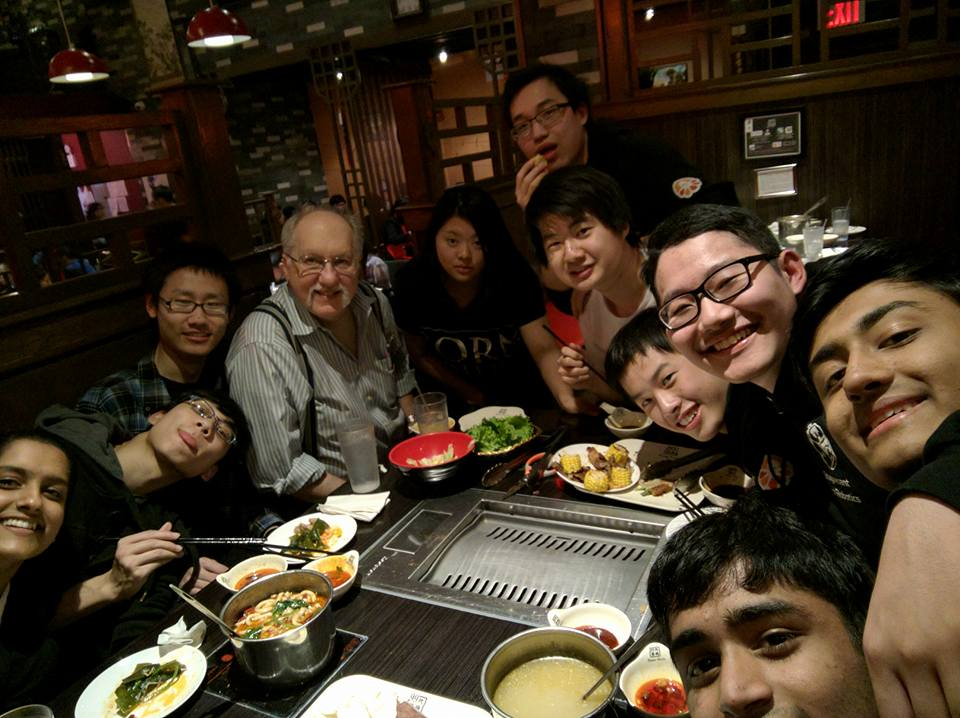
#> input picture ZR.jpg, 960 x 718 px, given in place of the camera
$ python detect_motion.py
#> lines starting #> are read from the running program, lines starting #| are printed output that depends on the picture
import argparse
import datetime
import imutils
import time
import cv2
import subprocess


ap = argparse.ArgumentParser()
ap.add_argument("-v", "--video", help="path to the video file")
ap.add_argument("-a", "--min-area", type=int, default=500, help="minimum area size")
args = vars(ap.parse_args())

# if the video argument is None, then we are reading from webcam
if args.get("video", None) is None:
    camera = cv2.VideoCapture(0)
    time.sleep(0.25)

# otherwise, we are reading from a video file
else:
    camera = cv2.VideoCapture(args["video"])

# initialize the first frame in the video stream
firstFrame = None

# loop over the frames of the video
while True:
    # grab the current frame and initialize the occupied/unoccupied
    # text
    (grabbed, frame) = camera.read()
#> frame is the input picture: shape (718, 960, 3); mean B, G, R 37.2, 52.3, 65.2
    text = "Unoccupied"

    # if the frame could not be grabbed, then we have reached the end
    # of the video
    if not grabbed:
        break

    # resize the frame, convert it to grayscale, and blur it
    frame = imutils.resize(frame, width=500)
#> frame: shape (373, 500, 3)
    gray = cv2.cvtColor(frame, cv2.COLOR_BGR2GRAY)
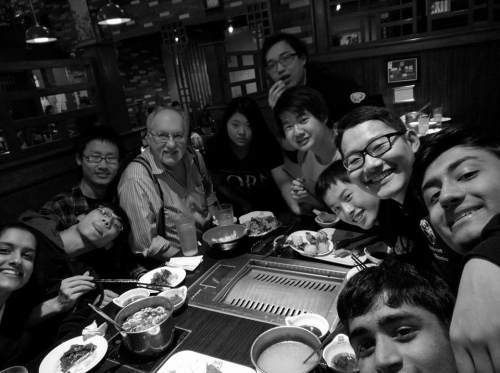
#> gray: shape (373, 500); min 0, max 255, mean 54.4
    gray = cv2.GaussianBlur(gray, (21, 21), 0)
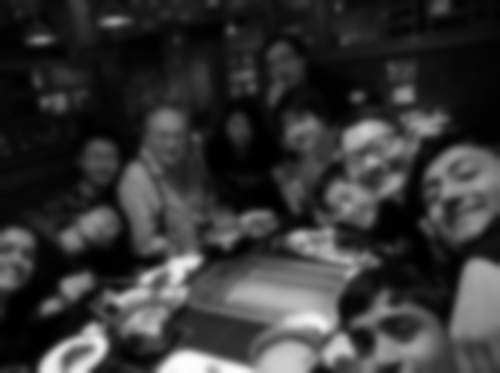
#> gray: shape (373, 500); min 0, max 253, mean 54.4

    # if the first frame is None, initialize it
    if firstFrame is None:
        firstFrame = gray
        continue

# compute the absolute difference between the current frame and
    # first frame
    frameDelta = cv2.absdiff(firstFrame, gray)
    thresh = cv2.threshold(frameDelta, 25, 255, cv2.THRESH_BINARY)[1]

    # dilate the thresholded image to fill in holes, then find contours
    # on thresholded image
    thresh = cv2.dilate(thresh, None, iterations=2)
    (cnts, _) = cv2.findContours(thresh.copy(), cv2.RETR_EXTERNAL,
                                 cv2.CHAIN_APPROX_SIMPLE)

    # loop over the contours
    for c in cnts:
        # if the contour is too small, ignore it
        if cv2.contourArea(c) < args["min_area"]:
            continue

        # compute the bounding box for the contour, draw it on the frame,
        # and update the text
        (x, y, w, h) = cv2.boundingRect(c)
        cv2.rectangle(frame, (x, y), (x + w, y + h), (0, 255, 0), 2)
        text = "Occupied"

        subprocess.call("python recognition.py haarcascade_frontalface_default.xml", shell=True)


# cleanup the camera and close any open windows
camera.release()
cv2.destroyAllWindows()

$ run again, on dinner.jpg
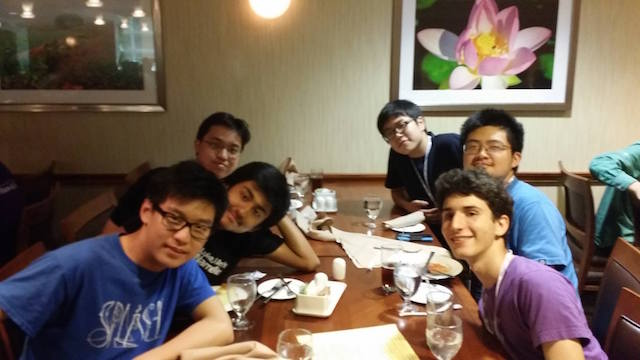
#> input picture dinner.jpg, 640 x 360 px, given in place of the camera
#> frame is the input picture: shape (360, 640, 3); mean B, G, R 89.3, 101.8, 117.9
#> frame: shape (281, 500, 3)
#> `gray = cv2.cvtColor(frame, cv2.COLOR_BGR2GRAY)`:
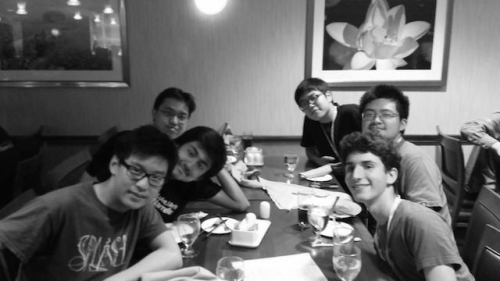
#> gray: shape (281, 500); min 2, max 255, mean 105.2
#> `gray = cv2.GaussianBlur(gray, (21, 21), 0)`:
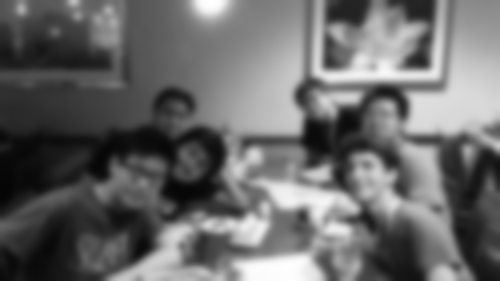
#> gray: shape (281, 500); min 5, max 254, mean 105.2

$ run again, on little_mix_right.jpg
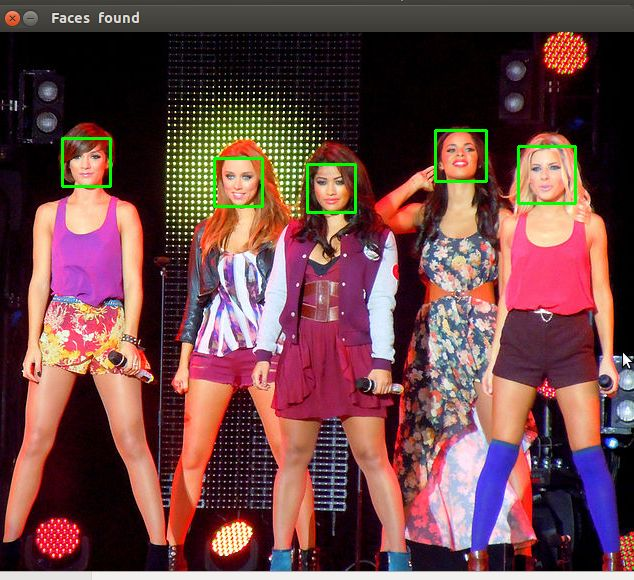
#> input picture little_mix_right.jpg, 634 x 580 px, given in place of the camera
#> frame is the input picture: shape (580, 634, 3); mean B, G, R 71.1, 70.2, 109.2
#> frame: shape (457, 500, 3)
#> `gray = cv2.cvtColor(frame, cv2.COLOR_BGR2GRAY)`:
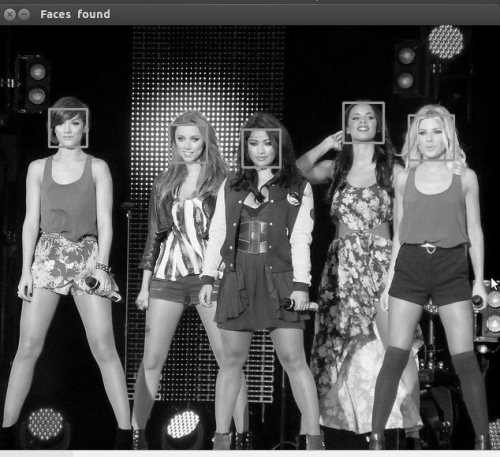
#> gray: shape (457, 500); min 0, max 254, mean 81.9
#> `gray = cv2.GaussianBlur(gray, (21, 21), 0)`:
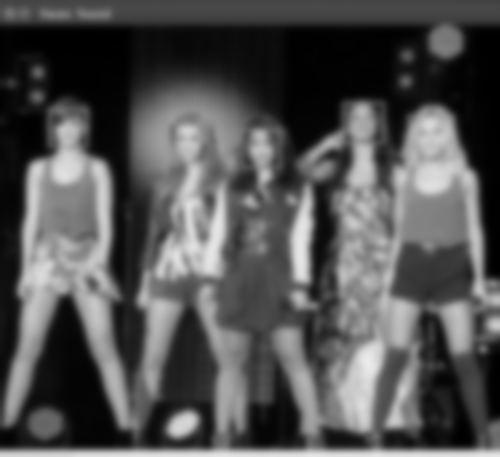
#> gray: shape (457, 500); min 0, max 235, mean 81.9
